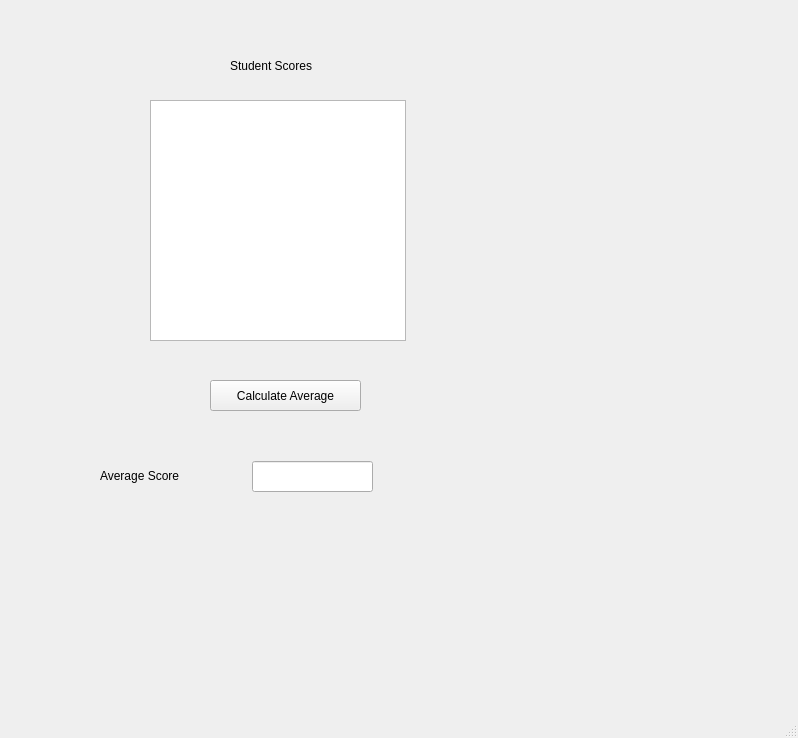
<?xml version="1.0" encoding="UTF-8"?>
<ui version="4.0">
 <class>MainWindow</class>
 <widget class="QMainWindow" name="MainWindow">
  <property name="geometry">
   <rect>
    <x>0</x>
    <y>0</y>
    <width>798</width>
    <height>738</height>
   </rect>
  </property>
  <property name="windowTitle">
   <string>MainWindow</string>
  </property>
  <widget class="QWidget" name="centralwidget">
   <widget class="QLabel" name="lblStudentScores">
    <property name="geometry">
     <rect>
      <x>230</x>
      <y>50</y>
      <width>131</width>
      <height>31</height>
     </rect>
    </property>
    <property name="font">
     <font>
      <family>Segoe UI</family>
      <pointsize>9</pointsize>
     </font>
    </property>
    <property name="text">
     <string>Student Scores</string>
    </property>
   </widget>
   <widget class="QListView" name="lstStudentScores">
    <property name="geometry">
     <rect>
      <x>150</x>
      <y>100</y>
      <width>256</width>
      <height>241</height>
     </rect>
    </property>
   </widget>
   <widget class="QPushButton" name="btnCalculate">
    <property name="geometry">
     <rect>
      <x>210</x>
      <y>380</y>
      <width>151</width>
      <height>31</height>
     </rect>
    </property>
    <property name="font">
     <font>
      <family>Segoe UI</family>
      <pointsize>9</pointsize>
     </font>
    </property>
    <property name="text">
     <string>Calculate Average</string>
    </property>
   </widget>
   <widget class="QLabel" name="lblAverage">
    <property name="geometry">
     <rect>
      <x>100</x>
      <y>460</y>
      <width>131</width>
      <height>31</height>
     </rect>
    </property>
    <property name="font">
     <font>
      <family>Segoe UI</family>
      <pointsize>9</pointsize>
     </font>
    </property>
    <property name="text">
     <string>Average Score</string>
    </property>
   </widget>
   <widget class="QLineEdit" name="txtAverage">
    <property name="geometry">
     <rect>
      <x>252</x>
      <y>461</y>
      <width>121</width>
      <height>31</height>
     </rect>
    </property>
    <property name="font">
     <font>
      <family>Segoe UI</family>
      <pointsize>9</pointsize>
     </font>
    </property>
   </widget>
  </widget>
  <widget class="QMenuBar" name="menubar">
   <property name="geometry">
    <rect>
     <x>0</x>
     <y>0</y>
     <width>798</width>
     <height>26</height>
    </rect>
   </property>
  </widget>
  <widget class="QStatusBar" name="statusbar"/>
 </widget>
 <resources/>
 <connections/>
</ui>
